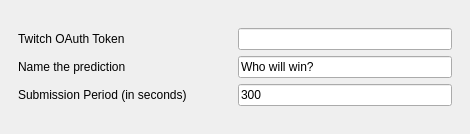
<?xml version="1.0" encoding="UTF-8"?>
<ui version="4.0">
 <class>MainWindow</class>
 <widget class="QMainWindow" name="MainWindow">
  <property name="geometry">
   <rect>
    <x>0</x>
    <y>0</y>
    <width>470</width>
    <height>134</height>
   </rect>
  </property>
  <property name="windowTitle">
   <string>Forsee</string>
  </property>
  <widget class="QWidget" name="centralwidget">
   <layout class="QGridLayout" name="gridLayout">
    <property name="leftMargin">
     <number>18</number>
    </property>
    <property name="topMargin">
     <number>18</number>
    </property>
    <property name="rightMargin">
     <number>18</number>
    </property>
    <property name="bottomMargin">
     <number>18</number>
    </property>
    <item row="0" column="0">
     <layout class="QVBoxLayout" name="verticalLayout">
      <item>
       <layout class="QHBoxLayout" name="horizontalLayout" stretch="1,1">
        <item>
         <widget class="QLabel" name="label">
          <property name="text">
           <string>Twitch OAuth Token</string>
          </property>
         </widget>
        </item>
        <item>
         <widget class="QLineEdit" name="oauth">
          <property name="echoMode">
           <enum>QLineEdit::Password</enum>
          </property>
         </widget>
        </item>
       </layout>
      </item>
      <item>
       <layout class="QHBoxLayout" name="horizontalLayout_2" stretch="1,1">
        <item>
         <widget class="QLabel" name="label_2">
          <property name="text">
           <string>Name the prediction</string>
          </property>
         </widget>
        </item>
        <item>
         <widget class="QLineEdit" name="prediction_name">
          <property name="text">
           <string>Who will win?</string>
          </property>
         </widget>
        </item>
       </layout>
      </item>
      <item>
       <layout class="QHBoxLayout" name="horizontalLayout_4" stretch="1,1">
        <item>
         <widget class="QLabel" name="label_4">
          <property name="text">
           <string>Submission Period (in seconds)</string>
          </property>
         </widget>
        </item>
        <item>
         <widget class="QLineEdit" name="submission_period">
          <property name="text">
           <string>300</string>
          </property>
         </widget>
        </item>
       </layout>
      </item>
     </layout>
    </item>
   </layout>
  </widget>
 </widget>
 <resources/>
 <connections/>
</ui>
